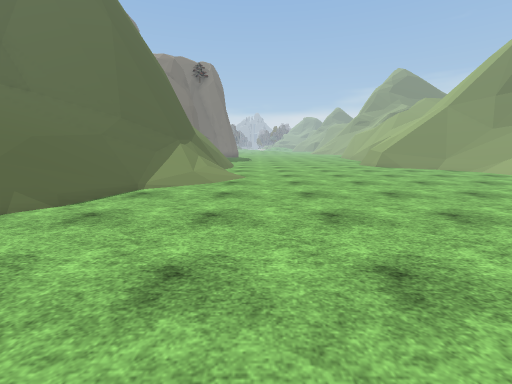
view 1 (above)

21 first-person views from a walk through a 3-D level made in the Unity game engine. The camera is 1.4 m above the floor, tilts 10° down and sees 90° across. The floor is counted in squares, 1.15 m on a side. Each view is taken from the middle of a square. On the plan, view 1 faces up. The plan holds only what a view shows up to about 12 squares ahead; the rest is blank. The place goes on beyond the plan. The player is left out. Some animated figures are not drawn. Some surface patterns are stand-ins.

view 2
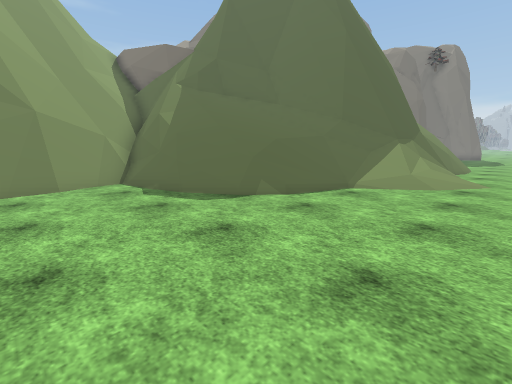

view 3
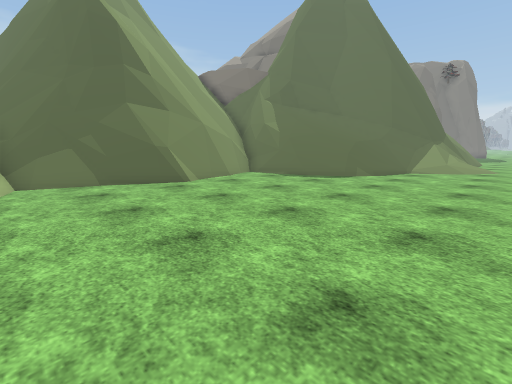

view 4
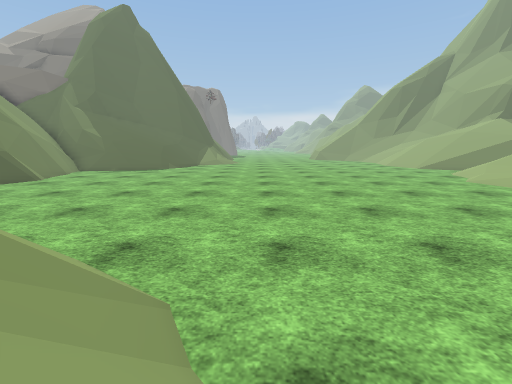

view 5
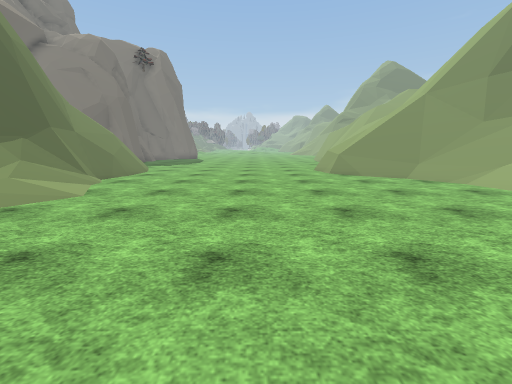

view 6
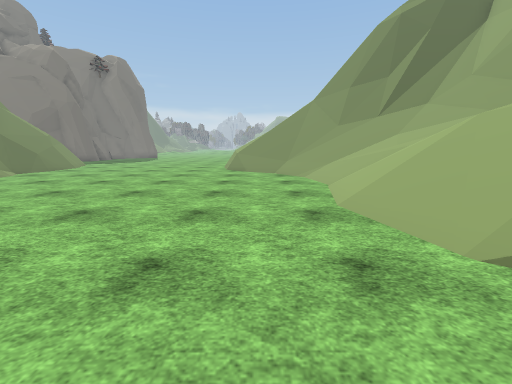

view 7
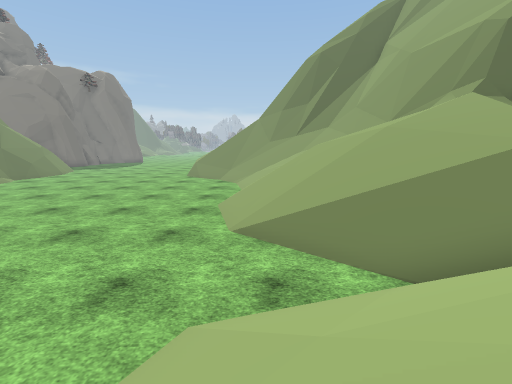

view 8
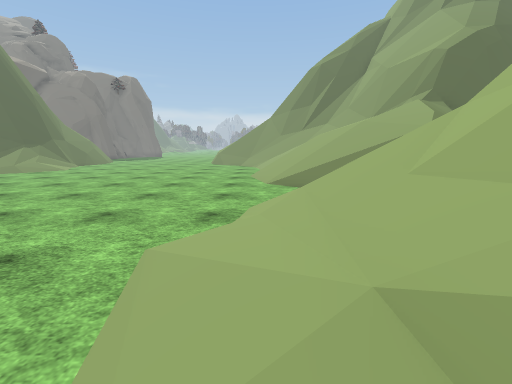

view 9
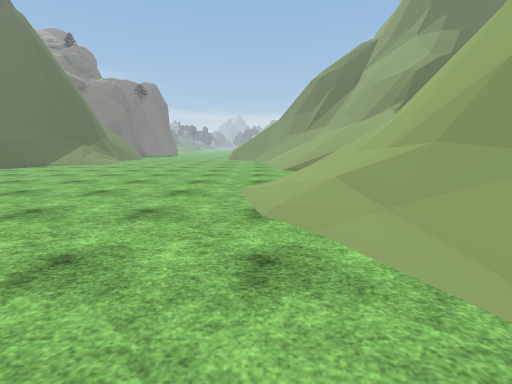

view 10
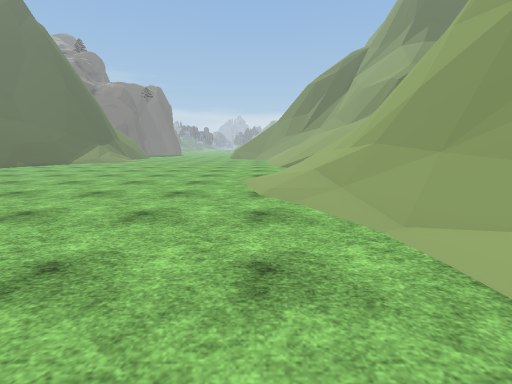

view 11
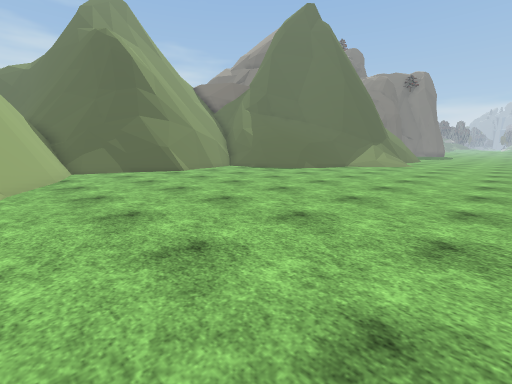

view 12
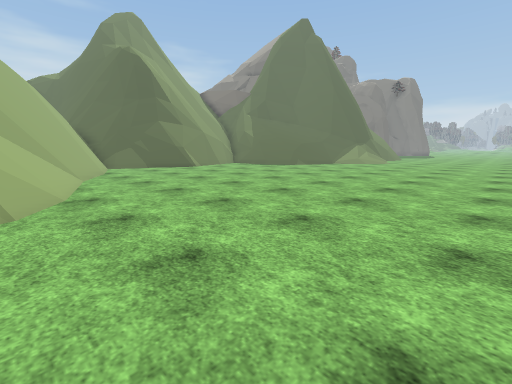

view 13
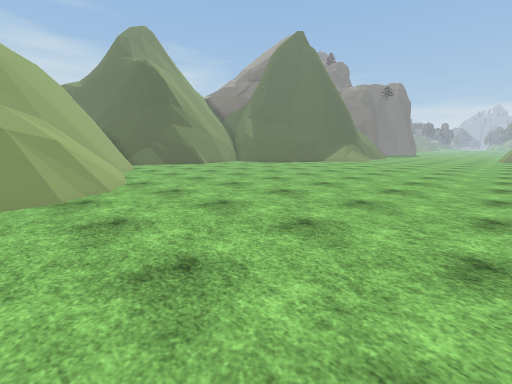

view 14
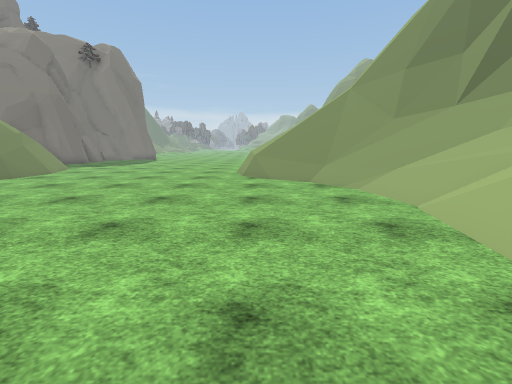

view 15
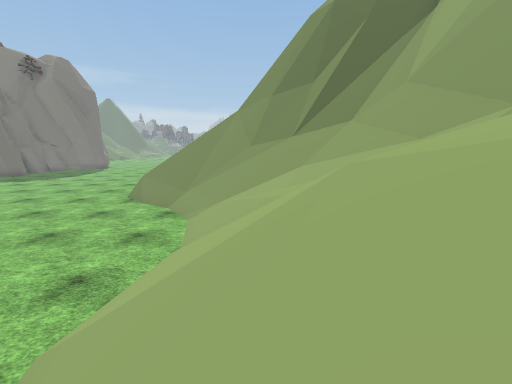

view 16
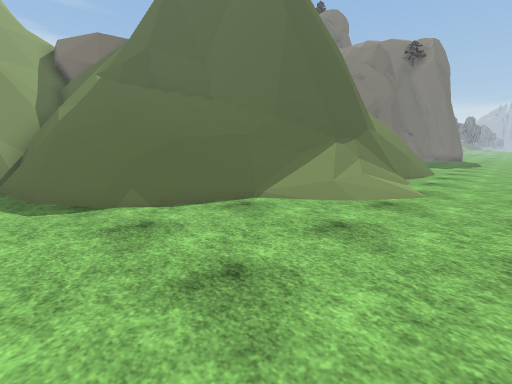

view 17
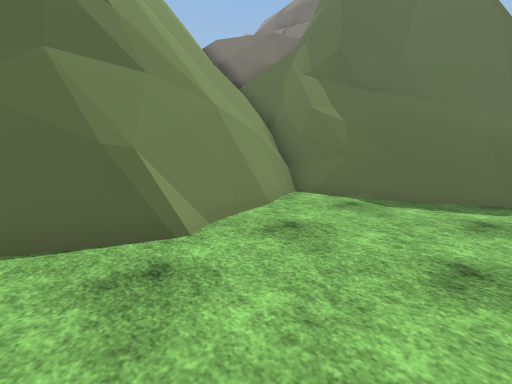

view 18
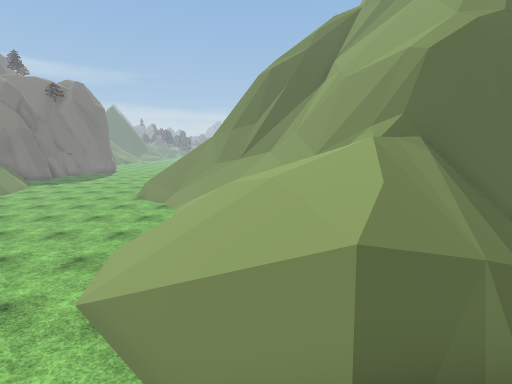

view 19
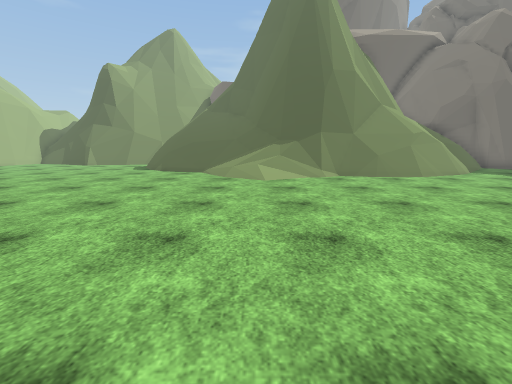

view 20
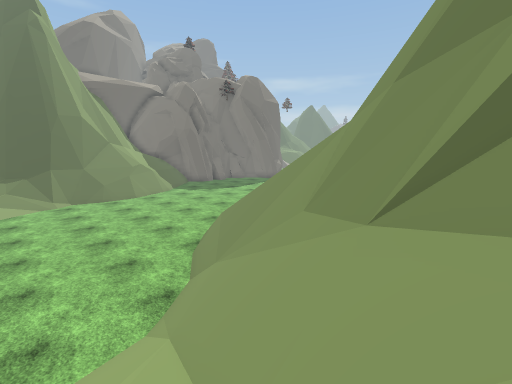

view 21
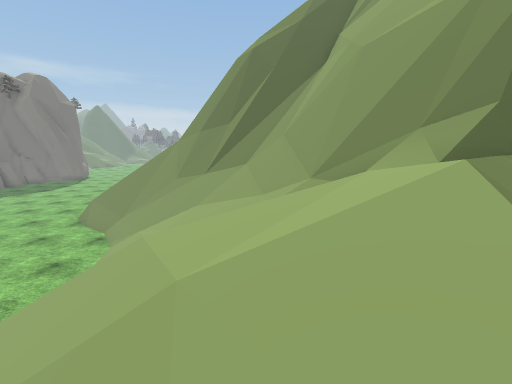

### Floor plan
Key: @ floor where view 1 was taken; # wall or solid block; . floor; / step, stairs or slope; = window, fence, low wall or low ledge; ^ raised ledge; v drop or lower ground.
Columns run from 14 left of view 1 to 20 right of it. Each row starts with its distance up from view 1.
 17            ##........ =///=#=^
 16            #=.........=////#^=#
 15            #=........./////#^   ^##
 14            #=...........///=#^^  ##
 13           ###............////=^^
 12           ^#=............/////=^
 11         ^##///............////=^
 10      #^###=///............////=^^
  9     ##=//////............//// /=##
  8    ##///////.............///////=##
  7 ##^#///////..............////////##
  6 #v/////////............../////////v
  5 vvvv///////...............////////#
  4 #vvvv/v==................./=#////=
  3 #  ##==#....................==##=
  2     #=.....................//====
  1     ##...................////
  0     ##........@........../////
 -1     ##=.................////==
 -2     ##..................////==
 -3     ##..................///=^=
 -4    ##...................///#^v
 -5    ##..................../=#^v
 -6   ###=..................../##v
 -7     ####................../=#
 -8       ###=/...............//
 -9        ###////............./
-10         ^#=////............
-11         ^#=/////....... .
-12          ^^ ////.......

Positions as (right, up) in squares from view 1, and headings:
1: (0, 0), facing up
2: (0, 0), facing up-left
3: (0, -6), facing up-left
4: (1, -12), facing up
5: (4, 4), facing up
6: (9, 2), facing up
7: (12, -1), facing up
8: (11, -5), facing up
9: (10, -9), facing up
10: (10, -11), facing up
11: (4, -8), facing up-left
12: (6, -10), facing up-left
13: (8, -12), facing up-left
14: (8, 5), facing up
15: (13, 5), facing up
16: (1, 3), facing up-left
17: (-5, -3), facing up-left
18: (15, 0), facing up
19: (9, 10), facing left
20: (15, 11), facing up-left
21: (16, 4), facing up
